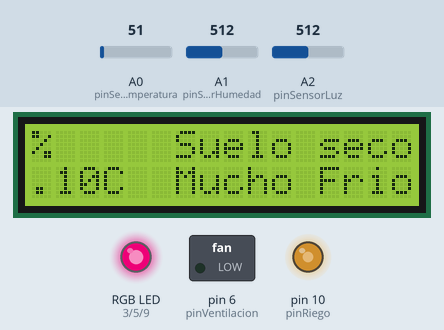
Bench run of a sketch on a simulated Arduino Uno, built with avr-gcc and run on an emulated ATmega328P. On the bench: 16×2 character LCD, switched loads named in the sketch (green lamp = pin HIGH), an RGB LED mixed from three pins (HIGH = lit), output pins drawn as LEDs (lit = HIGH). The test bench sets the inputs (shaded band); at power-on: A0 (pinSensorTemperatura) = 51, A1 (pinSensorHumedad) = 512, A2 (pinSensorLuz) = 512.

Above: at 1.2 s.
1.3 s: A0 (pinSensorTemperatura) set to 127
At 1.41 s:
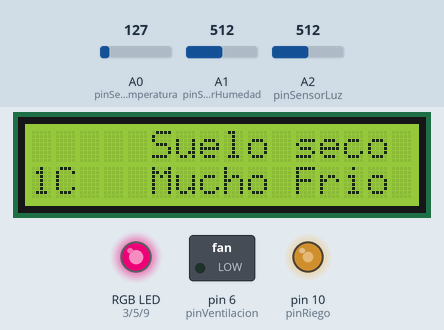
2.8 s: A0 (pinSensorTemperatura) set to 139
At 4.8 s:
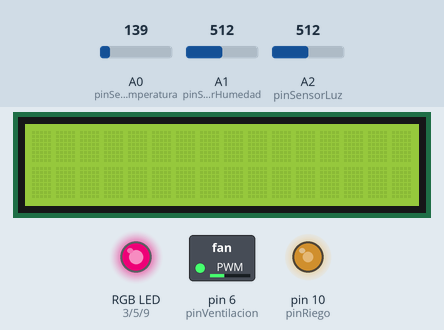
5.0 s: A1 (pinSensorHumedad) set to 540
At 5.14 s:
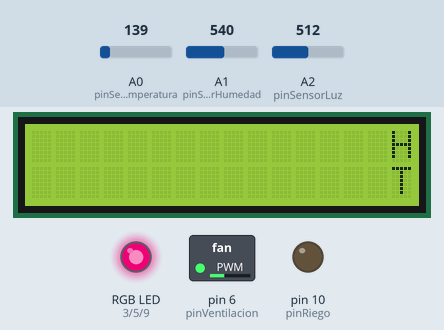
7.1 s: A1 (pinSensorHumedad) set to 306
At 7.21 s:
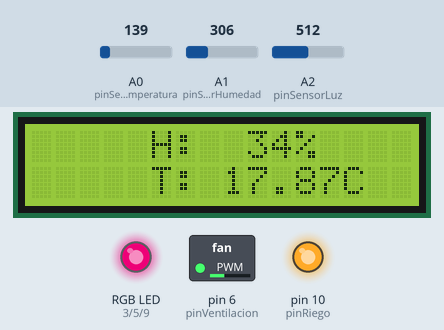
9.2 s: A0 (pinSensorTemperatura) set to 112
At 9.49 s:
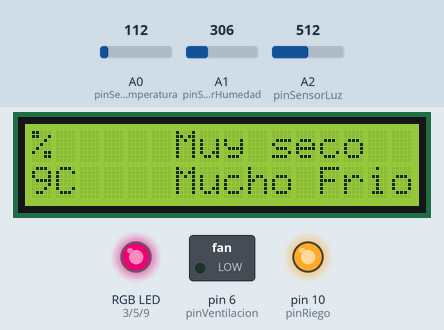
11.5 s: A1 (pinSensorHumedad) set to 325
At 13.1 s:
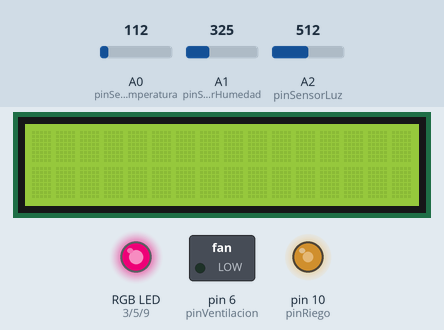
Timing chart, 0 to 14.1 s (numbered marks = the images above; inputs shaded):
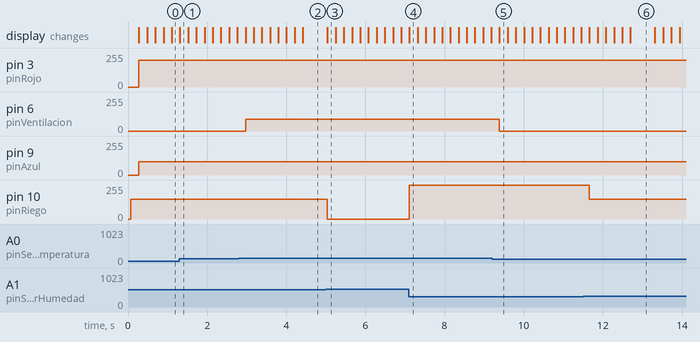

The sketch:

codigo.ino
```cpp
#include <LiquidCrystal.h>

LiquidCrystal lcd(12, 11, 8, 4, 7, 2); // rs, enabled, d4, d5, d6, d7

int pinSensorHumedad = A1;
int pinSensorTemperatura = A0;
int pinSensorLuz = A2;
int pinRiego = 10;
int pinVentilacion = 6;
int pinRojo = 3;
int pinVerde = 5;
int pinAzul = 9;

void setup() {
  lcd.begin(16, 2);
  pinMode(pinVentilacion, OUTPUT);
  pinMode(pinRiego, OUTPUT);
  pinMode(pinRojo, OUTPUT);
  pinMode(pinVerde, OUTPUT);
  pinMode(pinAzul, OUTPUT);
}

void loop() {
  lcd.scrollDisplayLeft();
  float humedad = analogRead(pinSensorHumedad);
  int porcentajeHumedad = map(humedad, 0, 876, 0, 100);

  lcd.setCursor(0,0);
  lcd.print("H: ");
  lcd.setCursor(4,0);
  lcd.print(porcentajeHumedad);
  lcd.print("% ");
  if(porcentajeHumedad<35){
    analogWrite(pinRiego, 255);// Como utilizamos un pin PWM , podemos setear la velocidad mandandole
    //un valor entre 0 y 255; (0 es el minimo, 255 el maximo);
    lcd.setCursor(11,0);
   lcd.print(" Muy seco ");
  } else if (porcentajeHumedad >= 35 && porcentajeHumedad < 60) {
    analogWrite(pinRiego, 150); //Bajamos la velocidad, ya que hay un mayor porcentaje de humedad
    lcd.setCursor(11, 0);
    lcd.print(" Suelo seco ");
  } else {
    digitalWrite(pinRiego, LOW);// Como el suelo esta muy humedo, apagamos el motor de riego
    lcd.setCursor(11, 0);
    lcd.print(" Humedo      ");
  }
  float valorLeidoTMP = analogRead(pinSensorTemperatura);
  float temperatura = (((5 * valorLeidoTMP * 100) / 1024) - 50);
  lcd.setCursor(0, 1);
  lcd.print("T: ");
  lcd.print(temperatura);
  lcd.print("C ");
  if (temperatura > 30) {
    analogWrite(pinVentilacion, 255);// Usamos la maxima velocidad del motor de ventilacion
    lcd.print(" Mucho Calor ");
  }
  else if(temperatura >= 15 && temperatura <= 30)
  {
    lcd.print("  Buen Clima ");
    analogWrite(pinVentilacion, 90);// Bajamos la velocidad del motor de ventilacion, ya que tenemos una temperatura media
  }
  else {
    analogWrite(pinVentilacion, 0);
    lcd.setCursor(11, 1);
    lcd.print(" Mucho Frio ");
  }

  delay(100);

  int foto = analogRead(pinSensorLuz);
  delay(100);
  if (foto > 500) {
    analogWrite(pinRojo, 200);
    analogWrite(pinAzul, 100);
    analogWrite(pinVerde, 0);
  } else {
   	analogWrite(pinRojo, 0);
    analogWrite(pinAzul, 0);
    analogWrite(pinVerde, 0);
  }
}
```

Measured:
- the behaviour switches between 133 and 134 on A0 (pinSensorTemperatura) (found by bisection; images 1 and 2)
- the behaviour switches between 525 and 526 on A1 (pinSensorHumedad) (found by bisection; images 2 and 3)
- the behaviour switches between 306 and 307 on A1 (pinSensorHumedad) (found by bisection; images 5 and 6)
- after the input at 2.8 s, pin 6 (pinVentilacion): 0/255 → 90/255 after 0.17 s; the display: first changes after 0.17 s (image 2 shows a later state)
- after the input at 5.0 s, pin 10 (pinRiego): 150/255 → 0/255 at once
- after the input at 7.1 s, pin 10 (pinRiego): 0/255 → 255/255 at once; the display: changes at once (image 4)
- after the input at 9.2 s, pin 6 (pinVentilacion): 90/255 → 0/255 after 0.19 s; the display: changes after 0.19 s (image 5)
- after the input at 11.5 s, pin 10 (pinRiego): 255/255 → 150/255 after 0.16 s; the display: first changes after 0.16 s (image 6 shows a later state)
